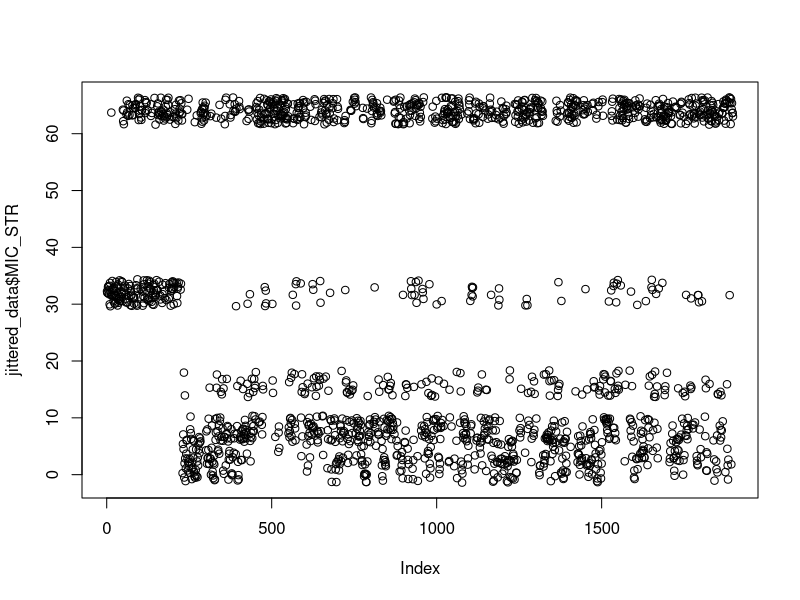
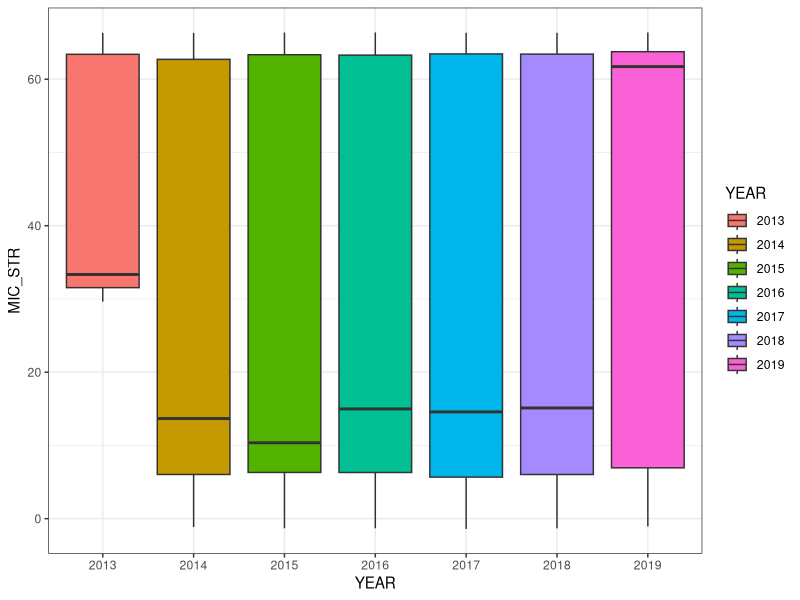

These charts were generated, in order, by the following R code: (Note: this script raises an error after producing the figures.)
#Interested in
#o MIC_TET (tetracycline)
#o MIC_SSS (sulfamethoxazole)
#o MIC_STR (streptomycin)

library(caret)
library(ranger)
library(e1071)
library(randomForest)
library(mlbench)


Chick_Sal_ARA_mgKg <- read.csv("Chick_Sal_ARA_mgKg.csv", row.names=1)

#Cleaning Region Names
for(i in 1:nrow(Chick_Sal_ARA_mgKg)){

  if(Chick_Sal_ARA_mgKg[i,3] == 'ALBERTA'){Chick_Sal_ARA_mgKg[i,3] <- 'Alberta'}
  if(Chick_Sal_ARA_mgKg[i,3] == 'BRITISH COLUMBIA'){Chick_Sal_ARA_mgKg[i,3] <- 'British Columbia'}
  if(Chick_Sal_ARA_mgKg[i,3] == 'ONTARIO'){Chick_Sal_ARA_mgKg[i,3] <- 'Ontario'}
  if(Chick_Sal_ARA_mgKg[i,3] == 'QUEBEC'){Chick_Sal_ARA_mgKg[i,3] <- 'Quebec'}
  if(Chick_Sal_ARA_mgKg[i,3] == 'SASKATCHEWAN'){Chick_Sal_ARA_mgKg[i,3] <- 'Saskatchewan'}

}

#Finding which variables have too many NA's
nas<-rep(NA,ncol(Chick_Sal_ARA_mgKg))
for(i in 1:ncol(Chick_Sal_ARA_mgKg)){
  nas[i] <- length(which(is.na(Chick_Sal_ARA_mgKg[,i])))
}

View(as.matrix(nas))
colnames(Chick_Sal_ARA_mgKg)[c(14,17,20,66,39,65,47)]
Chick_Sal_ARA_mgKg <- Chick_Sal_ARA_mgKg[,-c(14,17,20,66,39,65,47)]

#Removing Unnecessary 'C' Variables
View(Chick_Sal_ARA_mgKg)
Chick_Sal_ARA_mgKg <- Chick_Sal_ARA_mgKg[,-(29:45)]

#Removing Estab and Region Num variables
Chick_Sal_ARA_mgKg <- Chick_Sal_ARA_mgKg[,-c(5,8)]

#We are going to focus solely on the MIC_STR Variable since it has an even
#Distribution between classes:

Chick_Sal_ARA_mgKg[,23] <- as.factor(Chick_Sal_ARA_mgKg[,23])
Chick_Sal_ARA_mgKg[,23] <- as.character(Chick_Sal_ARA_mgKg[,23])
levels(Chick_Sal_ARA_mgKg[,23])

Chick_Sal_ARA_mgKg <- Chick_Sal_ARA_mgKg[-which(Chick_Sal_ARA_mgKg[,23] == ''),]

#1898 observations

Chick_Sal_ARA_mgKg[,23] <- as.character(Chick_Sal_ARA_mgKg[,23])
for(i in 1:nrow(Chick_Sal_ARA_mgKg)){
  if(Chick_Sal_ARA_mgKg[i,23]=='<=32'){Chick_Sal_ARA_mgKg[i,23]<-'32'}
  if(Chick_Sal_ARA_mgKg[i,23]=='<=2'){Chick_Sal_ARA_mgKg[i,23]<-'1'}
  if(Chick_Sal_ARA_mgKg[i,23]=='>64'){Chick_Sal_ARA_mgKg[i,23]<-'64'}
}

#Jitter the STR data to try and get more of a cloud

Chick_Sal_ARA_mgKg[,23] <- as.numeric(Chick_Sal_ARA_mgKg[,23])
jittered_data <- Chick_Sal_ARA_mgKg
jittered_data[,23] <- jitter(Chick_Sal_ARA_mgKg$MIC_STR, factor = 4)
plot(jittered_data$MIC_STR)

#transform the year data to a factor

jittered_data$YEAR <- as.factor(jittered_data$YEAR)

ggplot(data = jittered_data, aes(x = YEAR, y = MIC_STR)) +
  geom_boxplot(aes(fill = YEAR), width = 0.8) + theme_bw()




Chick_Sal_ARA_mgKg$datecollected_1 <- as.Date(Chick_Sal_ARA_mgKg$datecollected_1)
Chick_Sal_ARA_mgKg <- Chick_Sal_ARA_mgKg[order(Chick_Sal_ARA_mgKg$datecollected_1),]

which(Chick_Sal_ARA_mgKg$datecollected_1 >= '2015-01-01')

tsplot(Chick_Sal_ARA_mgKg$datecollected_1, y=Chick_Sal_ARA_mgKg$MIC_STR)



bans <- rep(NA, nrow(Chick_Sal_ARA_mgKg))
Chick_Sal_ARA_mgKg<- cbind(Chick_Sal_ARA_mgKg, bans)

for(i in 1:nrow(Chick_Sal_ARA_mgKg)){
  if(Chick_Sal_ARA_mgKg[i,2] == 2013){Chick_Sal_ARA_mgKg[i,50]<-0}
  if( Chick_Sal_ARA_mgKg[i,2] >= 2014 & Chick_Sal_ARA_mgKg[i,2] <= 2017){Chick_Sal_ARA_mgKg[i,50]<-1}
  if( Chick_Sal_ARA_mgKg[i,2] >= 2018){Chick_Sal_ARA_mgKg[i,50]<- 2}
}

tsplot(Chick_Sal_ARA_mgKg[Chick_Sal_ARA_mgKg$bans == 0,29], y=Chick_Sal_ARA_mgKg[Chick_Sal_ARA_mgKg$bans == 0,23])
tsplot(Chick_Sal_ARA_mgKg[Chick_Sal_ARA_mgKg$bans == 1,29], y=Chick_Sal_ARA_mgKg[Chick_Sal_ARA_mgKg$bans == 1,23])
tsplot(Chick_Sal_ARA_mgKg[Chick_Sal_ARA_mgKg$bans == 2,29], y=Chick_Sal_ARA_mgKg[Chick_Sal_ARA_mgKg$bans == 2,23])

mean(Chick_Sal_ARA_mgKg[Chick_Sal_ARA_mgKg$bans == 0,23])
